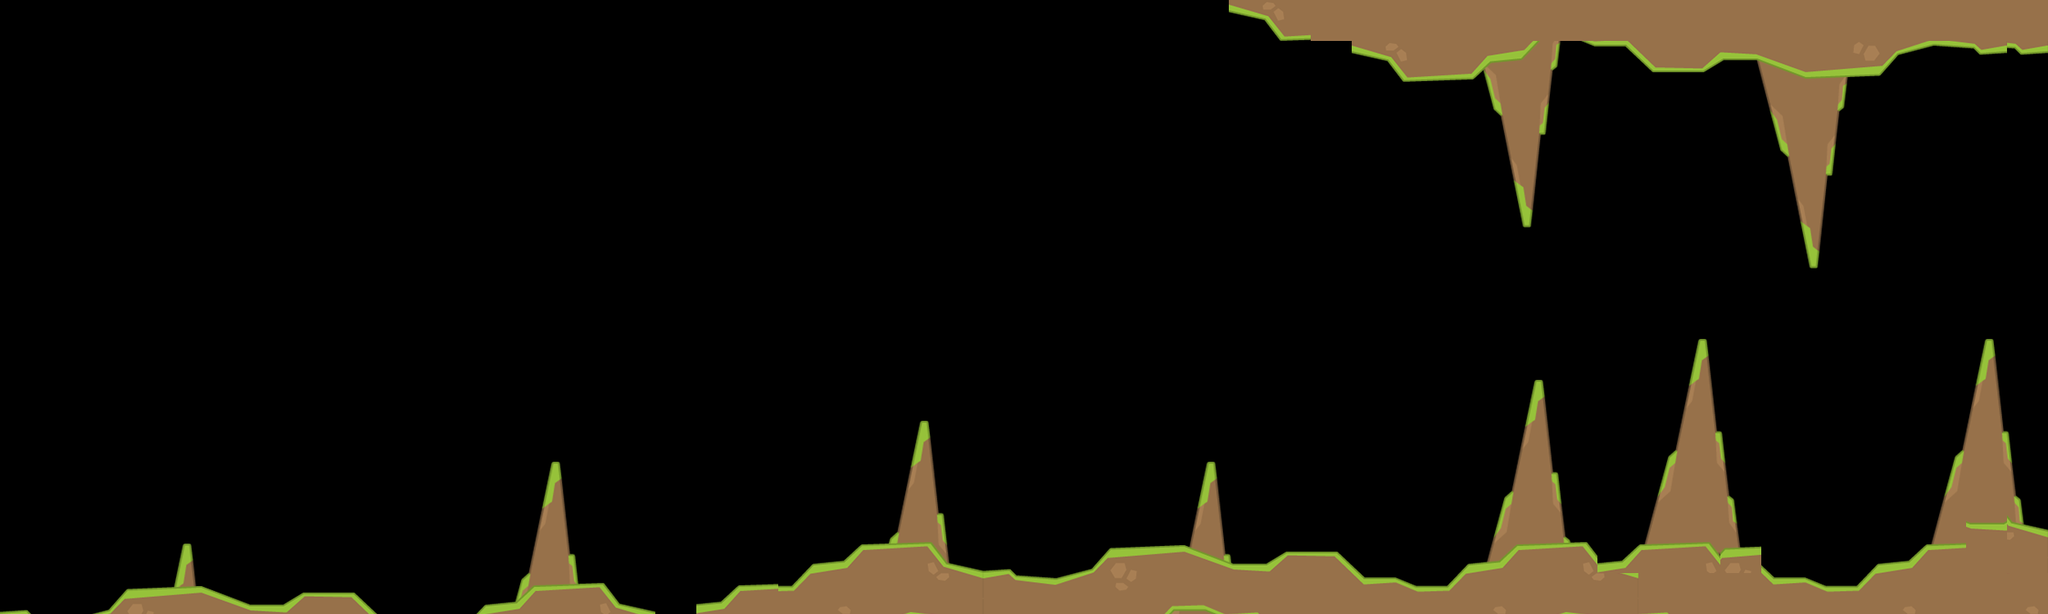

Rendered tile map (Tiled .tmx) drawn with the repository's tilesets; below, a short description and the map source with its tile grids summarised:
An orthogonal 50x15 tile map with 50x50 px tiles, 2 tile layers (player, ground) and 110 objects.

<map version="1.0" orientation="orthogonal" renderorder="right-down" width="50" height="15" tilewidth="50" tileheight="50" nextobjectid="114">
 <tileset firstgid="1" name="title_map" tilewidth="50" tileheight="50">
  <image source="title_map.png" width="800" height="1300" />
 </tileset>
 <layer name="player" width="50" height="15">
  <data>[750 cells, 99 non-empty, 28 distinct tile ids]</data>
 </layer>
 <layer name="ground" width="50" height="15">
  <data>[750 cells, 117 non-empty, 48 distinct tile ids]</data>
 </layer>
 <objectgroup name="limitted1">
  <object id="1" x="12.1212" y="751.515" />
  <object id="2" x="33.3333" y="748.485" />
  <object id="3" x="127.273" y="754.545" />
  <object id="4" x="151.515" y="730.303" />
  <object id="5" x="214" y="718" />
  <object id="6" x="226" y="672" />
  <object id="7" x="230" y="672" />
  <object id="8" x="244" y="718" />
  <object id="9" x="300" y="742" />
  <object id="10" x="346" y="740" />
  <object id="11" x="368" y="728" />
  <object id="12" x="430" y="730" />
  <object id="13" x="458" y="752" />
  <object id="14" x="584" y="756" />
  <object id="15" x="594" y="742" />
  <object id="16" x="632" y="738" />
  <object id="17" x="644" y="706" />
  <object id="18" x="674" y="570" />
  <object id="19" x="682" y="570" />
  <object id="20" x="706" y="714" />
  <object id="21" x="734" y="716" />
  <object id="22" x="754" y="738" />
  <object id="23" x="800" y="752" />
  <object id="24" x="852" y="754" />
  <object id="25" x="852" y="742" />
  <object id="26" x="880" y="742" />
  <object id="27" x="900" y="722" />
  <object id="28" x="968" y="716" />
  <object id="29" x="996" y="692" />
  <object id="30" x="1030" y="688" />
  <object id="31" x="1053.33" y="670.667" />
  <object id="32" x="1086.67" y="665.333" />
  <object id="33" x="1093.33" y="654.667" />
  <object id="34" x="1126.67" y="516" />
  <object id="35" x="1130.67" y="517.333" />
  <object id="36" x="1160" y="688" />
  <object id="37" x="1204" y="701.333" />
  <object id="38" x="1233.33" y="697.333" />
  <object id="39" x="1245.33" y="706.667" />
  <object id="40" x="1290.67" y="710.667" />
  <object id="41" x="1333.33" y="697.333" />
  <object id="42" x="1354.67" y="673.333" />
  <object id="43" x="1450.67" y="668" />
  <object id="44" x="1477.33" y="566.667" />
  <object id="45" x="1481.33" y="568" />
  <object id="46" x="1502.67" y="686.667" />
  <object id="47" x="1548" y="692" />
  <object id="48" x="1568" y="677.333" />
  <object id="49" x="1632" y="674.667" />
  <object id="50" x="1668" y="709.333" />
  <object id="51" x="1701.33" y="708" />
  <object id="52" x="1729.33" y="717.333" />
  <object id="53" x="1768" y="718.667" />
  <object id="54" x="1790.67" y="693.333" />
  <object id="55" x="1816" y="686.667" />
  <object id="56" x="1838.67" y="608" />
  <object id="57" x="1846.67" y="597.333" />
  <object id="58" x="1874.67" y="468" />
  <object id="59" x="1881.33" y="468" />
  <object id="60" x="1914.67" y="660" />
  <object id="61" x="1937.33" y="665.333" />
  <object id="62" x="1956" y="689.333" />
  <object id="63" x="1998.67" y="700" />
  <object id="64" x="2049.33" y="700" />
  <object id="65" x="2050.67" y="690.667" />
  <object id="66" x="2066.67" y="677.333" />
  <object id="67" x="2130.67" y="674.667" />
  <object id="68" x="2169.33" y="706.667" />
  <object id="69" x="2204" y="704" />
  <object id="70" x="2230.67" y="716" />
  <object id="71" x="2264" y="717.333" />
  <object id="72" x="2290.67" y="693.333" />
  <object id="73" x="2329.33" y="686.667" />
  <object id="74" x="2352" y="668" />
  <object id="75" x="2357.33" y="664" />
  <object id="76" x="2389.33" y="556" />
  <object id="77" x="2396" y="549.333" />
  <object id="78" x="2425.33" y="417.333" />
  <object id="79" x="2434.67" y="414.667" />
  <object id="80" x="2470.67" y="641.333" />
  <object id="81" x="2498.67" y="654.667" />
  <object id="82" x="2496" y="748" />
  <object id="83" x="8" y="776" />
 </objectgroup>
 <objectgroup name="limitted2">
  <object id="86" x="1498" y="4" />
  <object id="87" x="1544" y="26" />
  <object id="88" x="1566" y="52" />
  <object id="89" x="1650" y="54" />
  <object id="90" x="1650" y="68" />
  <object id="91" x="1696" y="78" />
  <object id="92" x="1716" y="98" />
  <object id="93" x="1800" y="100" />
  <object id="94" x="1814" y="94" />
  <object id="95" x="1832" y="140" />
  <object id="96" x="1862" y="278" />
  <object id="97" x="1902" y="60" />
  <object id="98" x="1986" y="60" />
  <object id="99" x="2022" y="90" />
  <object id="100" x="2080" y="94" />
  <object id="101" x="2102" y="76" />
  <object id="102" x="2146" y="78" />
  <object id="103" x="2184" y="196" />
  <object id="104" x="2216" y="334" />
  <object id="105" x="2260" y="104" />
  <object id="106" x="2298" y="98" />
  <object id="107" x="2316" y="72" />
  <object id="108" x="2356" y="62" />
  <object id="109" x="2410" y="64" />
  <object id="110" x="2456" y="66" />
  <object id="111" x="2496" y="66" />
  <object id="113" x="2496" y="-4" />
 </objectgroup>
</map>
